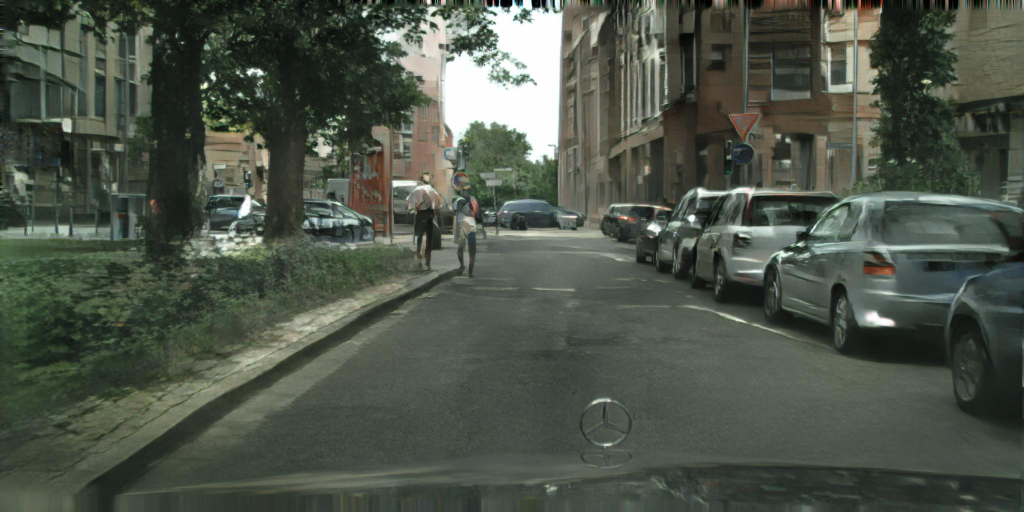
#> input picture imgs/cityscapes_1.jpg, 2048 x 1024 px (shown at 1/2 size)
$ python -i image_processing.py   (imports and definitions only)   (older library calls are emulated)
#> lines starting #> are read from the running program, lines starting #| are printed output that depends on the picture
import cv2
import numpy as np
import random

import platform

system_type = 'Linux'
if 'Windows' in platform.platform():
    system_type = 'Windows'

DCT_Q = np.array([[8,16,19,22,26,27,29,34],
                [16,16,22,24,27,29,34,37],
                [19,22,26,27,29,34,34,38],
                [22,22,26,27,29,34,37,40],
                [22,26,27,29,32,35,40,48],
                [26,27,29,32,35,40,48,58],
                [26,27,29,34,38,46,56,59],
                [27,29,35,38,46,56,69,83]])

# [35 lines left out: functions imread, imwrite, not called in this run]

def resize(img,size,interpolation=cv2.INTER_LINEAR):
    '''
    cv2.INTER_NEAREST      最邻近插值点法
    cv2.INTER_LINEAR        双线性插值法
    cv2.INTER_AREA         邻域像素再取样插补
    cv2.INTER_CUBIC        双立方插补，4*4大小的补点
    cv2.INTER_LANCZOS4     8x8像素邻域的Lanczos插值
    '''
    h, w = img.shape[:2]
    if np.min((w,h)) ==size:
        return img
    if w >= h:
        res = cv2.resize(img,(int(size*w/h), size),interpolation=interpolation)
    else:
        res = cv2.resize(img,(size, int(size*h/w)),interpolation=interpolation)
    return res

# [4 lines left out: function resize_like, not called in this run]

def ch_one2three(img):
    res = cv2.merge([img, img, img])
    return res

# [157 lines left out: functions color_adjust, makedataset, spiltimage, mergeimage, block_dct_and_idct, image_dct_and_idct and 5 more, not called in this run]


def Q_lapulase(resImg):
    '''
    Evaluate image quality
    score > 20   normal
    score > 50   clear
    '''
    img2gray = cv2.cvtColor(resImg, cv2.COLOR_BGR2GRAY)
    img2gray = resize(img2gray,512)
    res = cv2.Laplacian(img2gray, cv2.CV_64F)
    score = res.var()
    return score

# [30 lines left out: function replace_mosaic, not called in this run]

>>> import cv2
>>> picture = cv2.imread('../imgs/cityscapes_1.jpg')
#> picture is the input picture: shape (1024, 2048, 3); mean B, G, R 72.9, 84.2, 76.9
>>> result = Q_lapulase(picture)
#> in Q_lapulase, `img2gray = cv2.cvtColor(resImg, cv2.COLOR_BGR2GRAY)`:
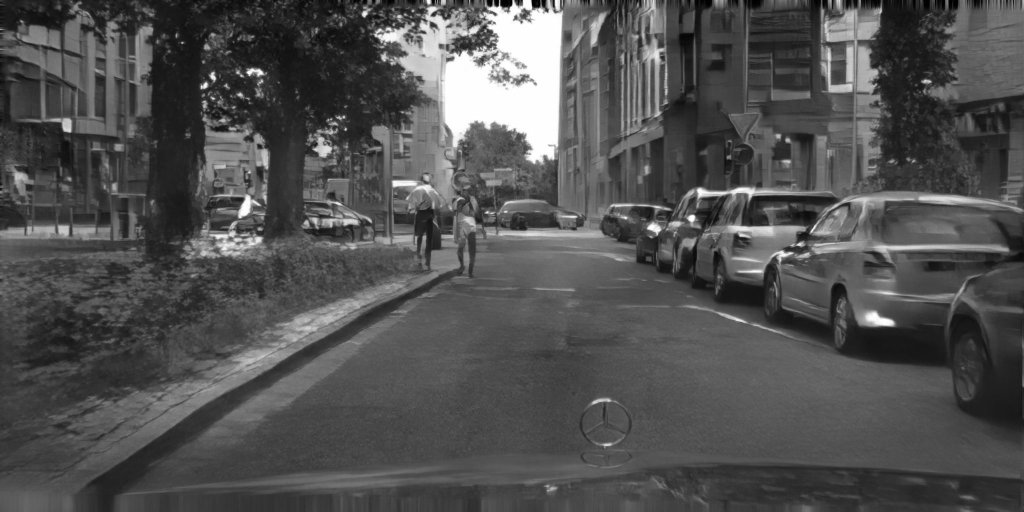
#> img2gray: shape (1024, 2048) (shown at 1/2 size); min 0, max 255, mean 80.7
#> in resize, `res = cv2.resize(img,(int(size*w/h), size),interpolation=interpolation)`:
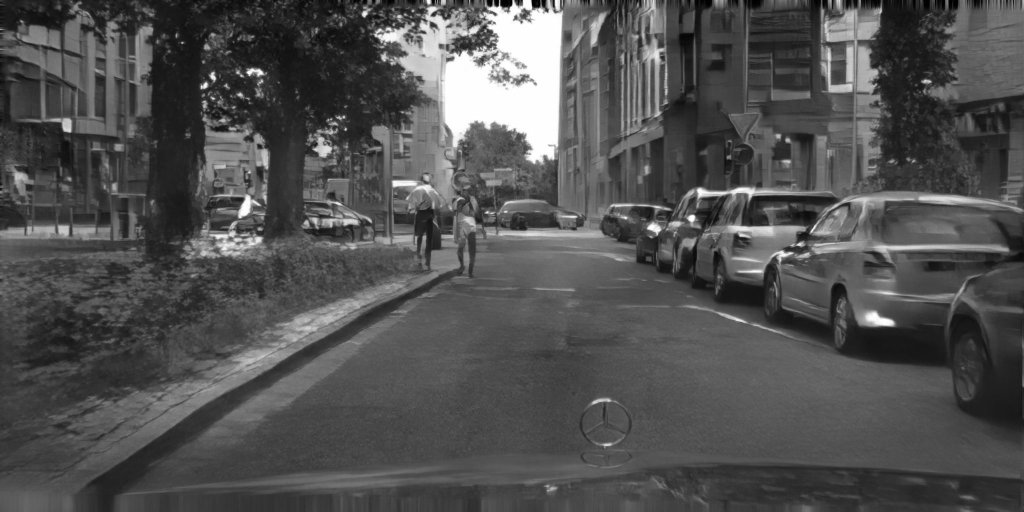
#> res: shape (512, 1024); min 0, max 255, mean 80.9
#> in Q_lapulase, `res = cv2.Laplacian(img2gray, cv2.CV_64F)`:
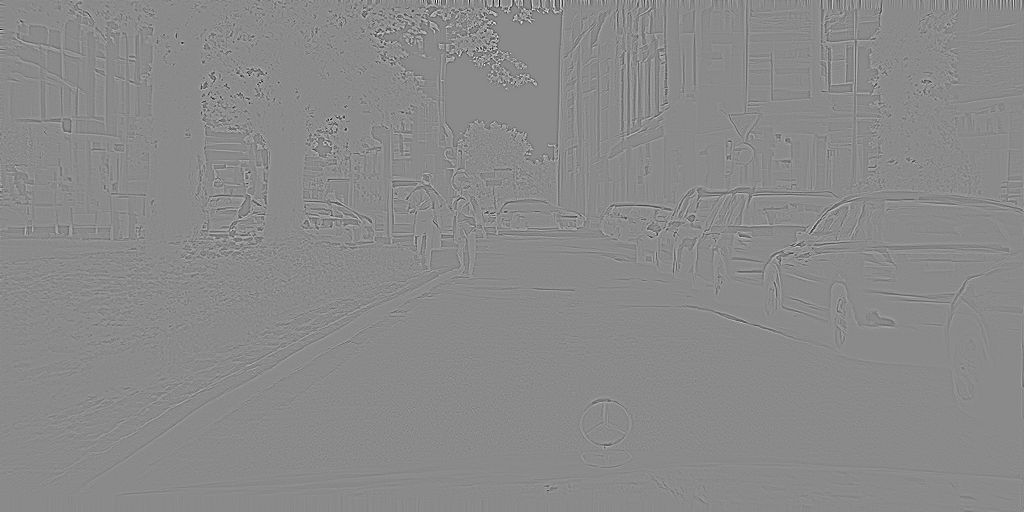
#> res: shape (512, 1024) float64; min -302, max 255, mean 0; drawn with min black and max white
#> in Q_lapulase, `score = res.var()`: score = 311.2
#> result = 311.2

$ run again, on imgs/cityscapes_2.jpg
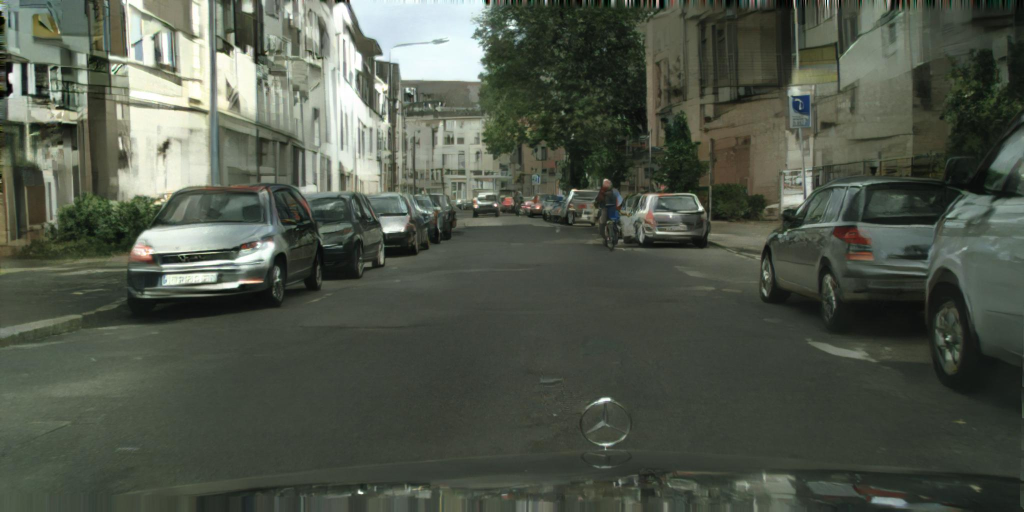
#> input picture imgs/cityscapes_2.jpg, 2048 x 1024 px (shown at 1/2 size)
#> picture is the input picture: shape (1024, 2048, 3); mean B, G, R 74.6, 86.4, 80.1
#> in Q_lapulase, `img2gray = cv2.cvtColor(resImg, cv2.COLOR_BGR2GRAY)`:
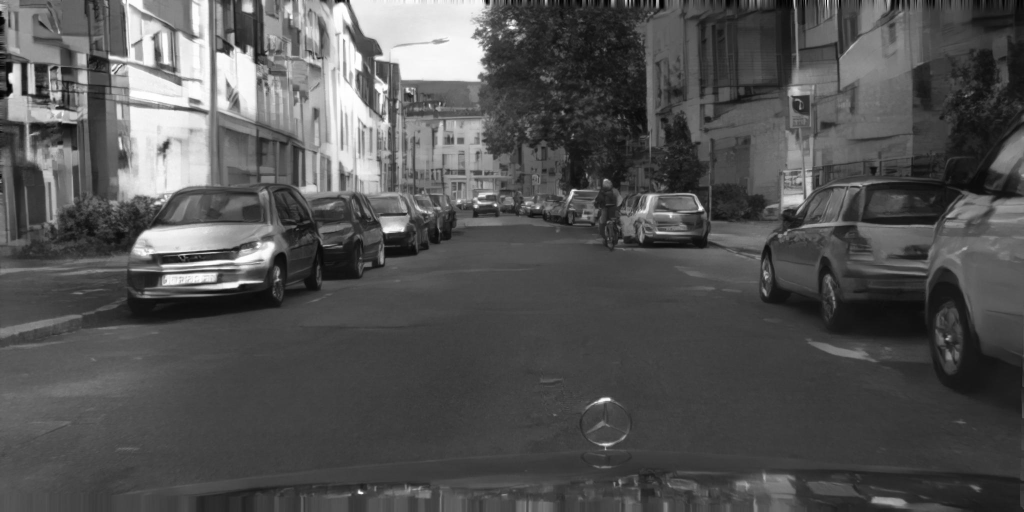
#> img2gray: shape (1024, 2048) (shown at 1/2 size); min 0, max 255, mean 83.2
#> in Q_lapulase, `res = cv2.Laplacian(img2gray, cv2.CV_64F)`:
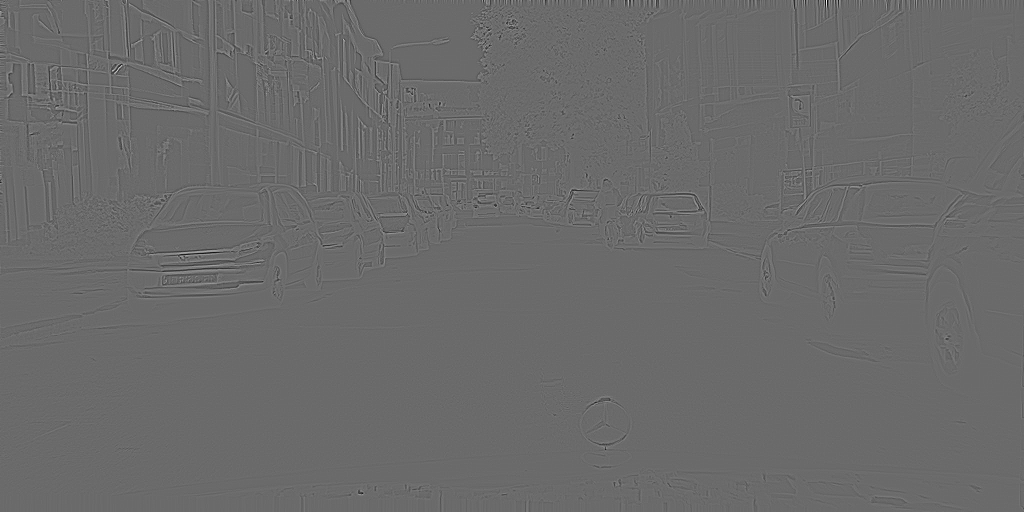
#> res: shape (512, 1024) float64; min -302, max 418, mean 0; drawn with min black and max white
#> score = 265.2

$ run again, on imgs/cityscapes_3.jpg
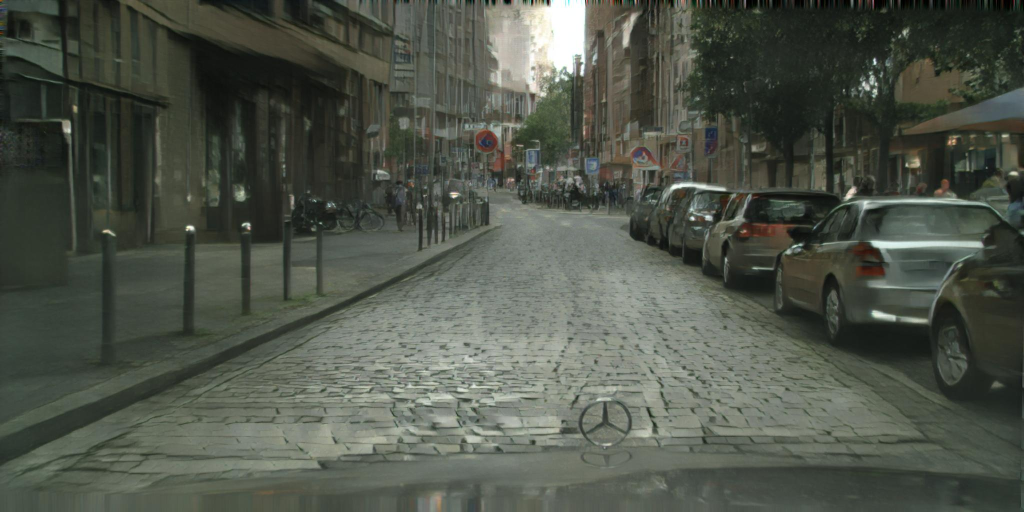
#> input picture imgs/cityscapes_3.jpg, 2048 x 1024 px (shown at 1/2 size)
#> picture is the input picture: shape (1024, 2048, 3); mean B, G, R 73.9, 84.4, 78.9
#> in resize, `res = cv2.resize(img,(int(size*w/h), size),interpolation=interpolation)`:
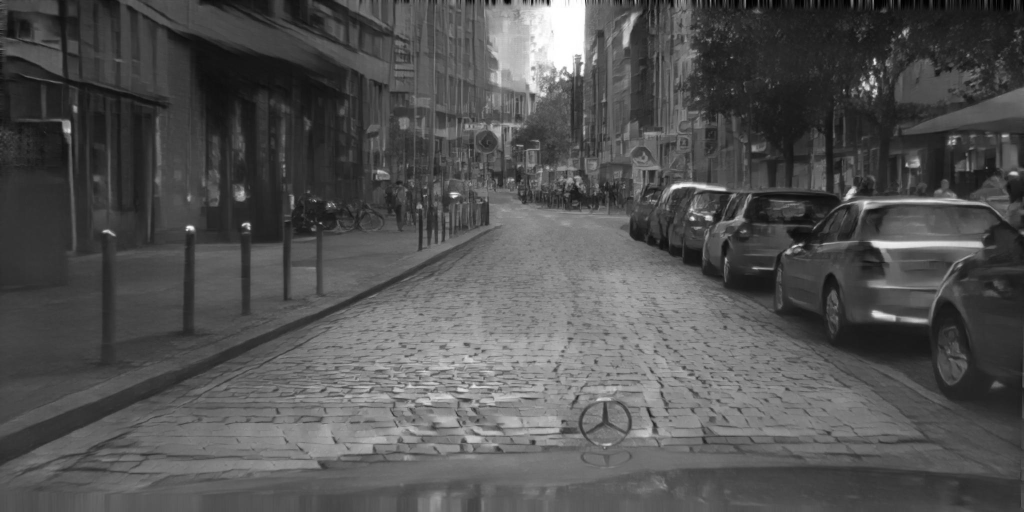
#> res: shape (512, 1024); min 0, max 255, mean 81.7
#> in Q_lapulase, `res = cv2.Laplacian(img2gray, cv2.CV_64F)`:
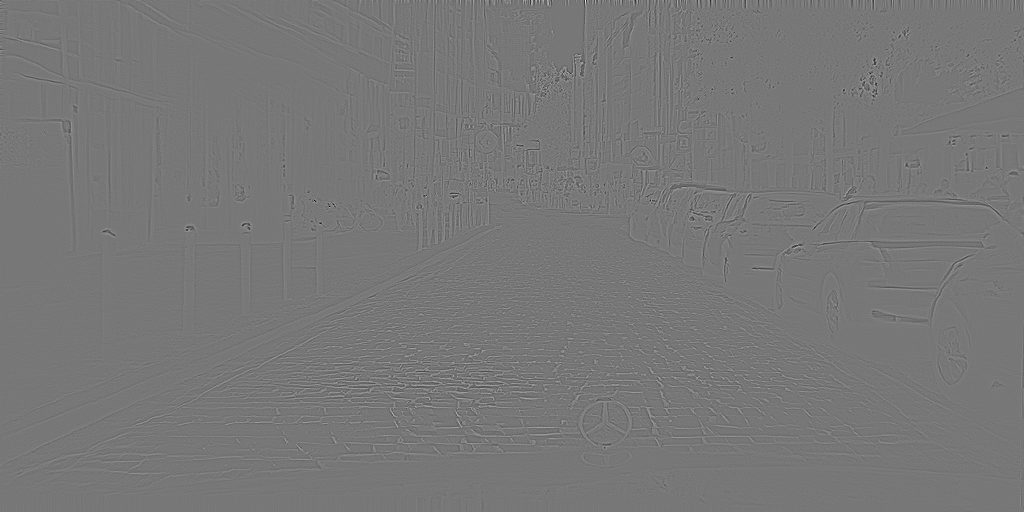
#> res: shape (512, 1024) float64; min -295, max 333, mean 0; drawn with min black and max white
#> score = 231.9

$ run again, on imgs/cityscapes_4.jpg
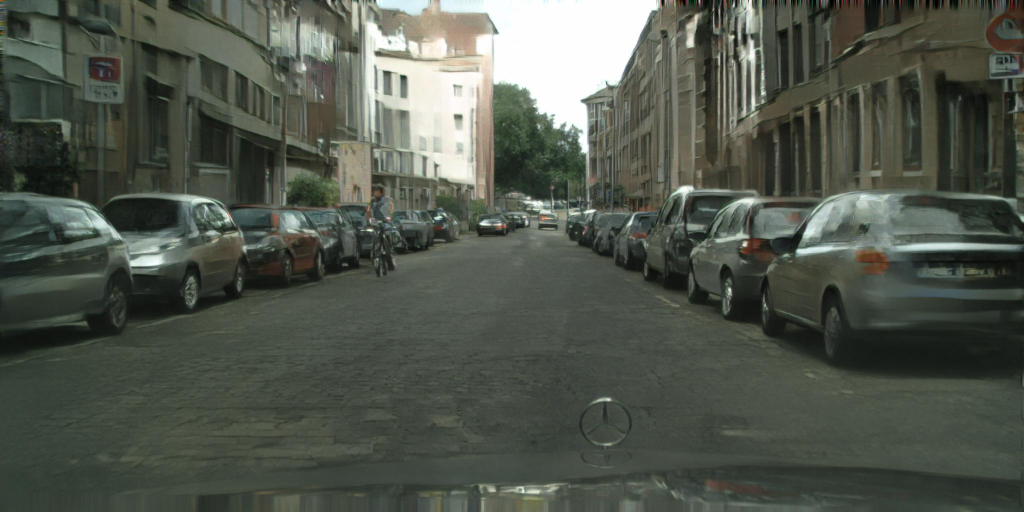
#> input picture imgs/cityscapes_4.jpg, 2048 x 1024 px (shown at 1/2 size)
#> picture is the input picture: shape (1024, 2048, 3); mean B, G, R 76.4, 86.3, 80.6
#> in resize, `res = cv2.resize(img,(int(size*w/h), size),interpolation=interpolation)`:
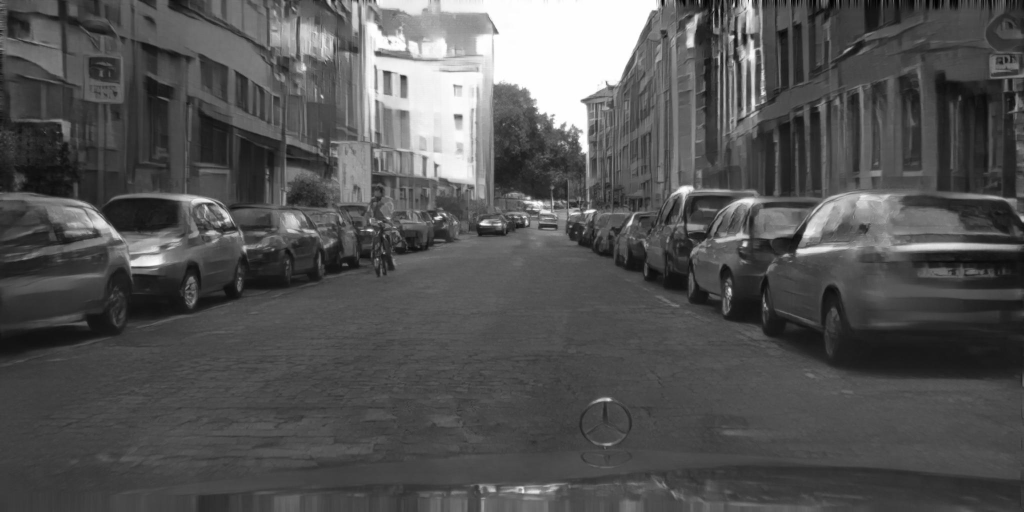
#> res: shape (512, 1024); min 0, max 255, mean 83.6
#> in Q_lapulase, `res = cv2.Laplacian(img2gray, cv2.CV_64F)`:
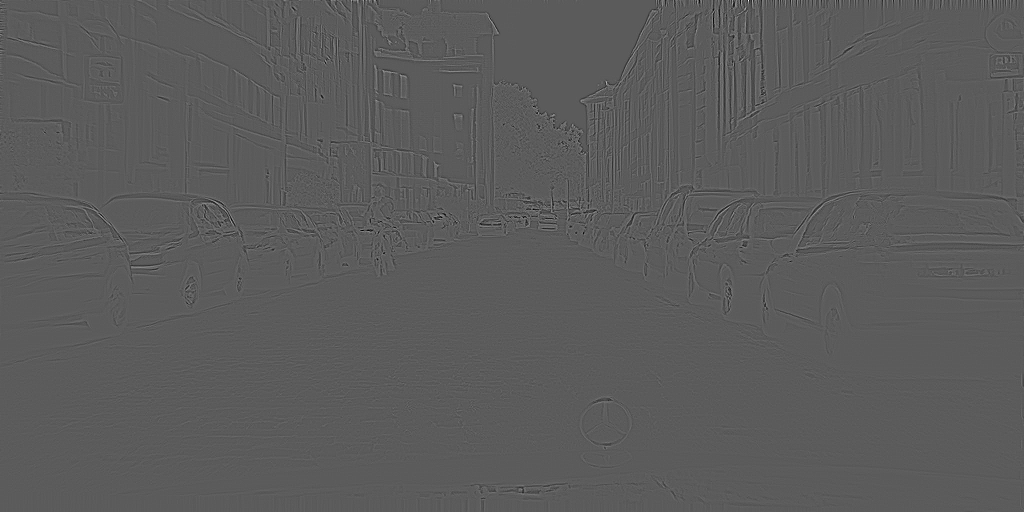
#> res: shape (512, 1024) float64; min -220, max 391, mean 0; drawn with min black and max white
#> score = 205.7
